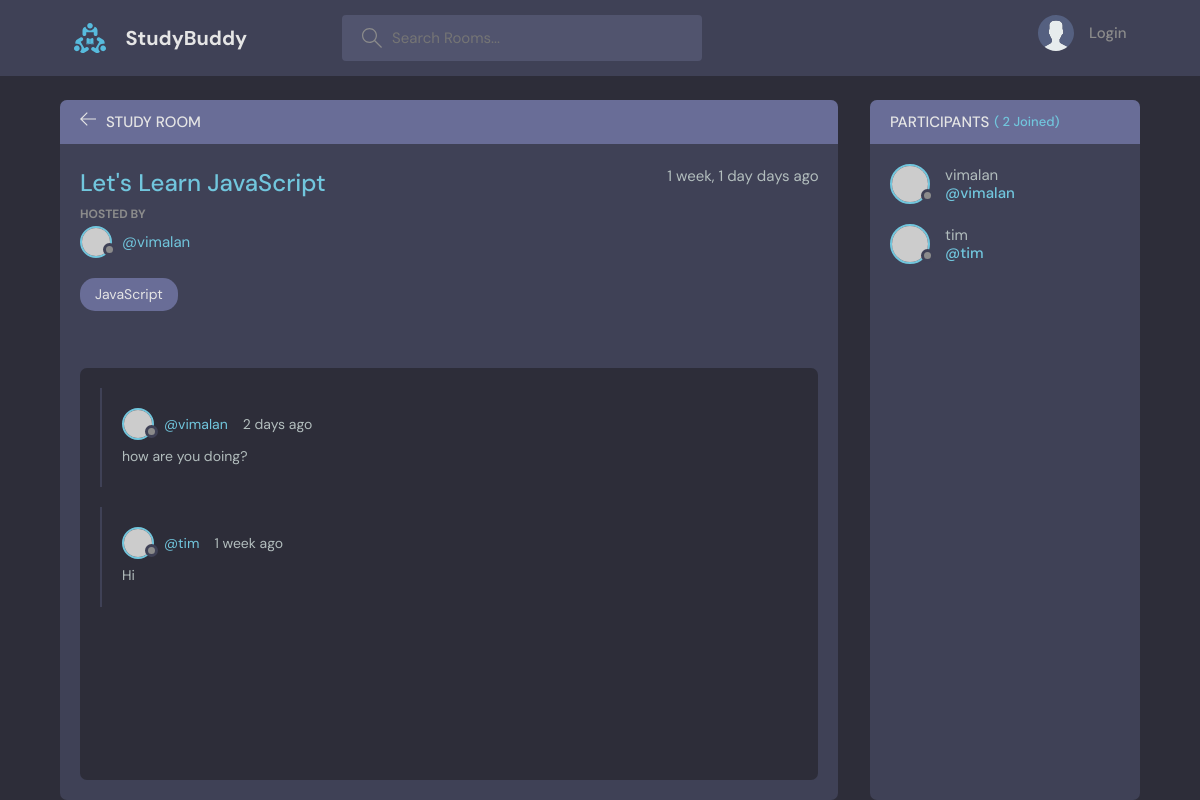
The page /room/1/ on the database its author committed.
### base/models.py (models this page shows, shortened)
class Room(models.Model):
    host=models.ForeignKey(User, on_delete=models.SET_NULL, null=True)
    topic = models.ForeignKey(Topic, on_delete=models.SET_NULL, null=True)
    name = models.CharField(max_length=200)
    description = models.TextField(null=True, blank=True)
    participants = models.ManyToManyField(User, related_name='participants', blank=True)
    updated = models.DateTimeField(auto_now=True)
    created = models.DateTimeField(auto_now_add=True)
    class Meta:
        ordering=['-updated', '-created']

class Topic(models.Model):
    name = models.CharField(max_length=200)
    def __str__(self):
        return self.name

class Message(models.Model):
    user = models.ForeignKey(User, on_delete=models.CASCADE)
    room = models.ForeignKey(Room, on_delete=models.CASCADE)
    body = models.TextField()
    updated = models.DateTimeField(auto_now=True)
    created = models.DateTimeField(auto_now_add=True)
    class Meta:
        ordering=['-updated', '-created']

### base/views.py (the view, shortened to what this page needs)
# urls.py: path('room/<str:pk>/', views.room, name="room"),
def room(request,pk):
    room = Room.objects.get(id = pk)
    room_messages = room.message_set.all().order_by('-created')
    participants = room.participants.all()
    context = {'room':room, 'room_messages':room_messages, 'participants' : participants}
    return render(request,'base/room.html',context)

### base/templates/base/room.html (shortened to what this page needs)
{% extends 'main.html' %}
{% block content %}
    <main class="profile-page layout layout--2">
      <div class="container">
        <div class="room">
          <div class="room__top">
            <div class="room__topLeft">
              <a href="{% url 'home' %}">
                <svg version="1.1" xmlns="http://www.w3.org/2000/svg" width="32" height="32" viewBox="0 0 32 32">
                  <title>arrow-left</title>
                  <path
                    d="M13.723 2.286l-13.723 13.714 13.719 13.714 1.616-1.611-10.96-10.96h27.625v-2.286h-27.625l10.965-10.965-1.616-1.607z"
                  ></path>
                </svg>
              </a>
              <h3>Study Room</h3>
            </div>
          </div>
          <div class="room__box scroll">
            <div class="room__header scroll">
              <div class="room__info">
                <h3>{{room.name}}</h3>
                <span>{{room.created|timesince}} days ago</span>
              </div>
              <div class="room__hosted">
                <p>Hosted By</p>
                <a href="{% url 'user-profile' room.host.id %}" class="room__author">
                  <div class="avatar avatar--small">
                    <img src="https://randomuser.me/api/portraits/men/37.jpg" />
                  </div>
                  <span>@{{room.host.username}}</span>
                </a>
              </div>
              <span class="room__topics">{{room.topic}}</span>
            </div>
            <div class="room__conversation">
              <div class="threads scroll">
    {% for message in room_messages %}
                <div class="thread">
                  <div class="thread__top">
                    <div class="thread__author">
                      <a href="{% url 'user-profile' message.user.id %}" class="thread__authorInfo">
                        <div class="avatar avatar--small">
                          <img src="https://randomuser.me/api/portraits/men/37.jpg" />
                        </div>
                        <span>@{{message.user}}</span>
                      </a>
                      <span class="thread__date">{{message.created|timesince}} ago</span>
                    </div>
                  </div>
                  <div class="thread__details">
                    {{message.body}}
                  </div>
                </div>
                {% endfor %}
              </div>
            </div>
          </div>
        </div>
        <div class="participants">
          <h3 class="participants__top">Participants <span>( {{participants.count}} Joined)</span></h3>
          <div class="participants__list scroll">
    {% for user in participants %}
            <a href="{% url 'user-profile' user.id %}" class="participant">
              <div class="avatar avatar--medium">
                <img src="https://randomuser.me/api/portraits/men/37.jpg" />
              </div>
              <p>
                {{user.username}}
                <span>@{{user.username}}</span>
              </p>
            </a>
    {% endfor %}
          </div>
        </div>
      </div>
    </main>
{% endblock content %}

### rows shown on the page
Room: name "Let's Learn JavaScript", created "1 week, 1 day", host.username "vimalan", topic "JavaScript"
Message: user "vimalan", created "2 days", body "how are you doing?"
Message: user "tim", created "1 week", body "Hi"

### other values the page prints
{{ participants.count }} "2"
{{ user.username }} "vimalan"
{{ user.username }} "tim"
